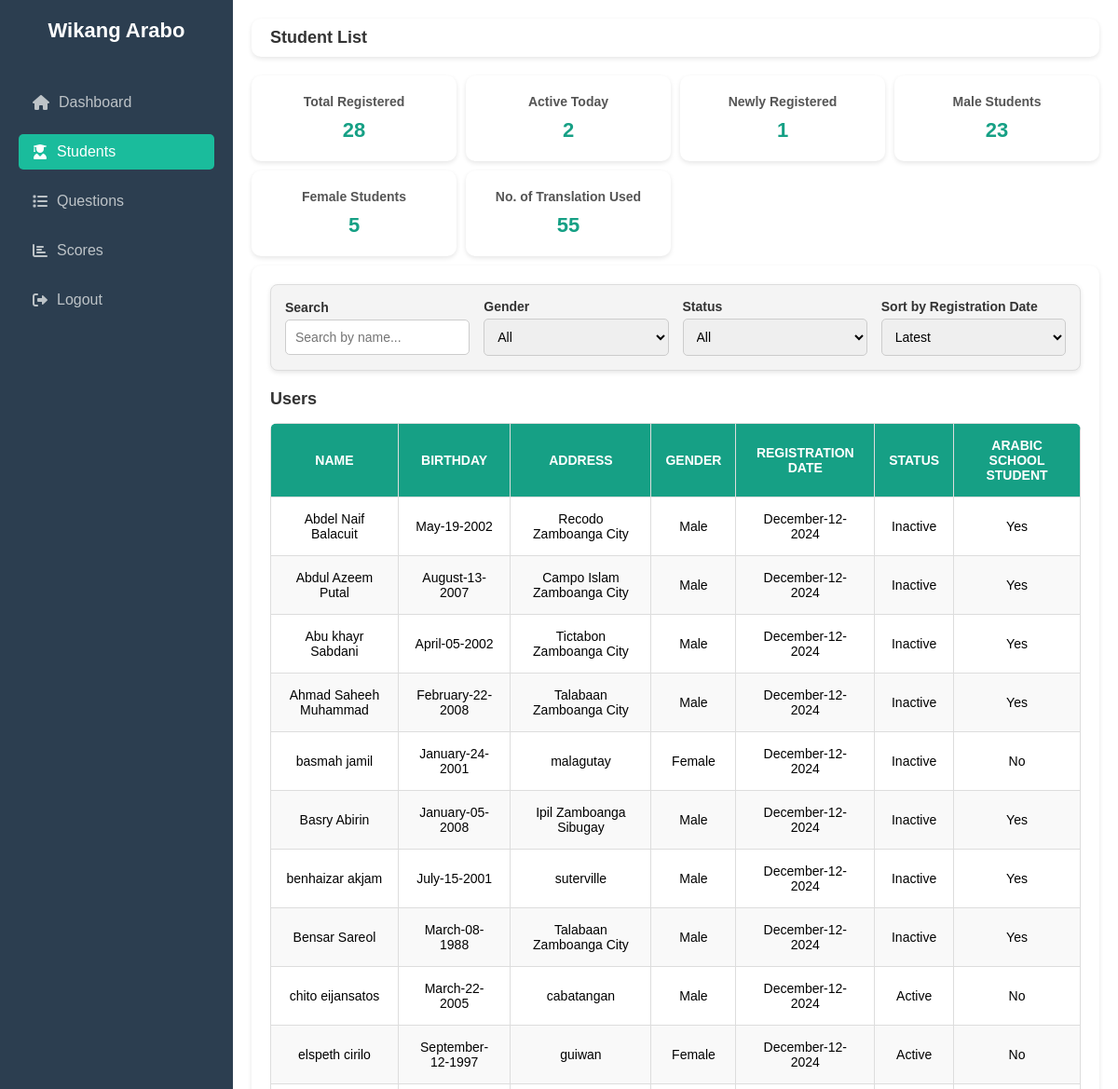
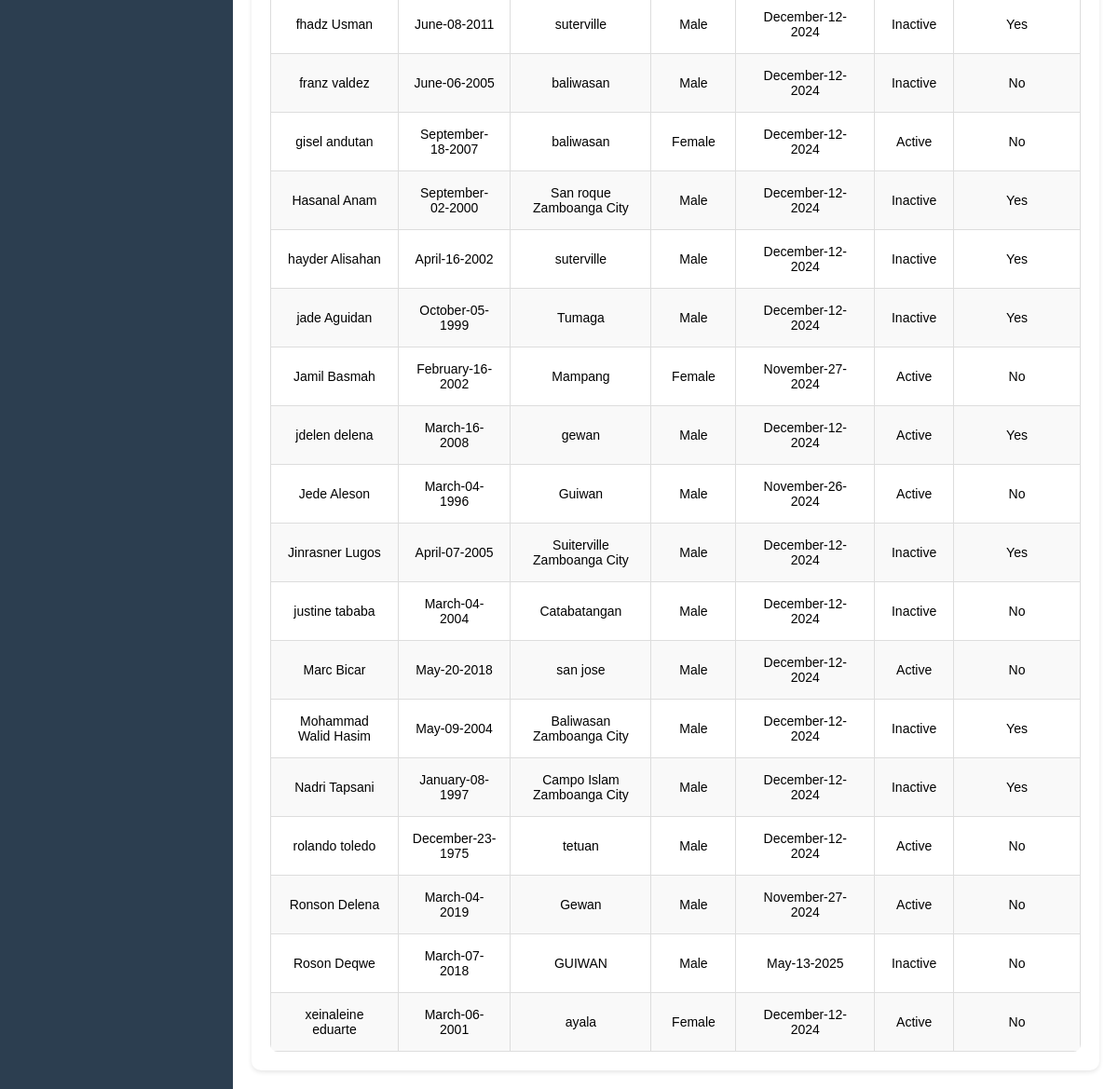
Screenshot of /adminstudent (signed in) with the database file from the repository (2 pictures, top to bottom).
### tagarab_translate/models.py (models this page shows, shortened)
class UserProfile(models.Model):
    user = models.OneToOneField(User, on_delete=models.CASCADE)
    first_name = models.CharField(max_length=255, null=True, blank=True)
    middle_name = models.CharField(max_length=255, blank=True, null=True)
    last_name = models.CharField(max_length=255, null=True, blank=True)
    home_address = models.CharField(max_length=255, null=True, blank=True)
    birth_day = models.IntegerField(blank=True, null=True)
    birth_month = models.IntegerField(blank=True, null=True)
    birth_year = models.IntegerField(blank=True, null=True)
    gender = models.CharField(max_length=10, choices=[('male', 'Male'), ('female', 'Female'), ('other', 'Other')], null=True, blank=True)
    is_student = models.BooleanField(default=False, null=True, blank=True)
    has_logged_in = models.BooleanField(default=False, null=True, blank=True)

### tagarab_translate/views.py (the view)
# urls.py: path('adminstudent', views.admin_student, name= 'adminstudent'),
@admin_required
def admin_student(request):
    start_of_today = timezone.now().replace(hour=0, minute=0, second=0, microsecond=0)
    recent_users = UserProfile.objects.filter(user__is_superuser=False).order_by("-user__date_joined")
    total_registered = UserProfile.objects.filter(user__is_superuser=False).count()
    active_today = UserProfile.objects.filter(
        user__last_login__gte=start_of_today,
        user__is_superuser=False
    ).count()
    newly_registered = UserProfile.objects.filter(
        user__date_joined__gte=timezone.now() - timedelta(hours=24),
        user__is_superuser=False
    ).count()
    male_students = UserProfile.objects.filter(gender="male", user__is_superuser=False).count()
    female_students = UserProfile.objects.filter(gender="female", user__is_superuser=False).count()
    total_translations = TranslationHistory.objects.count()
    for user in recent_users:
        try:
            if user.birth_year is None or user.birth_month is None or user.birth_day is None:
                user.formatted_birthday = "Invalid Date"
            else:
                birthday = date(user.birth_year, user.birth_month, user.birth_day)
                user.formatted_birthday = birthday.strftime("%B-%d-%Y")
        except (AttributeError, ValueError):
            user.formatted_birthday = "Invalid Date"
    context = {
        "total_registered": total_registered,
        "active_today": active_today,
        "newly_registered": newly_registered,
        "male_students": male_students,
        "female_students": female_students,
        "total_translations": total_translations,
        "recent_users": recent_users,
    }
    return render(request, 'admin/admin_student.html', context)

### templates/admin/admin_student.html (shortened to what this page needs)
{% load static %}
<!DOCTYPE html>
<html lang="en">
<head>
  <link rel="stylesheet" href="https://cdnjs.cloudflare.com/ajax/libs/font-awesome/6.0.0-beta3/css/all.min.css">
  <link rel="stylesheet" href="{% static 'css/admin/admin_student.css' %}">
  <link rel="stylesheet" href="https://cdnjs.cloudflare.com/ajax/libs/vanilla-datatables/1.8.3/vanilla-dataTables.min.css">
</head>
<body>
  <aside class="sidebar">
    <div class="brand">Wikang Arabo</div>
    <ul>
      <li><a href="{% url 'admindashboard' %}"><i class="fas fa-home"></i> Dashboard</a></li>
      <li><a href="{% url 'adminstudent' %}" class="active"><i class="fas fa-user-graduate"></i> Students</a></li>
      <li><a href="{% url 'add_questions' %}" ><i class="fas fa-list"></i> Questions</a> </li>
      <li><a href="{% url 'adminscore' %}"><i class="fas fa-chart-bar"></i> Scores</a></li>
      <li><a href="{% url 'admin_logout' %}"><i class="fas fa-sign-out-alt"></i> Logout</a></li>
    </ul>
  </aside>
  <div class="main-content">
    <div class="header">
      <div class="title">Student List</div>
    </div>
    <div class="cards">
      <div class="card">
        <h3>Total Registered</h3>
        <p>{{ total_registered }}</p>
      </div>
      <div class="card">
        <h3>Active Today</h3>
        <p>{{ active_today }}</p>
      </div>
      <div class="card">
        <h3>Newly Registered</h3>
        <p>{{ newly_registered }}</p>
      </div>
      <div class="card">
        <h3>Male Students</h3>
        <p>{{ male_students }}</p>
      </div>
      <div class="card">
        <h3>Female Students</h3>
        <p>{{ female_students }}</p>
      </div>
      <div class="card">
        <h3>No. of Translation Used</h3>
        <p>{{ total_translations }}</p>
      </div>
    </div>
    <div class="table-container">
      <div class="filter-container">
        <div class="filter-group">
          <label for="searchInput">Search</label>
          <input type="text" id="searchInput" placeholder="Search by name..." onkeyup="filterTable()">
        </div>
        <div class="filter-group">
          <label for="genderFilter">Gender</label>
          <select id="genderFilter" onchange="filterTable()">
            <option value="">All</option>
          </select>
        </div>
        <div class="filter-group">
          <label for="statusFilter">Status</label>
          <select id="statusFilter" onchange="filterTable()">
            <option value="">All</option>
          </select>
        </div>
        <div class="filter-group">
          <label for="dateFilter">Sort by Registration Date</label>
          <select id="dateFilter" onchange="sortTable()">
            <option value="latest">Latest</option>
          </select>
        </div>
      </div>
      <h2>Users</h2>
      <table class="data-table" id="userTable">
        <thead>
          <tr>
            <th>Name</th>
            <th>Birthday</th>
            <th>Address</th>
            <th>Gender</th>
            <th>Registration Date</th>
            <th>Status</th>
            <th> Arabic School Student</th>
          </tr>
        </thead>
        <tbody>
          {% for user in recent_users %}
          <tr>
            <td>{{ user.first_name }} {{ user.last_name }}</td>
            <td>{{ user.formatted_birthday }}</td>
            <td>{{ user.home_address }}</td>
            <td>{{ user.gender|title }}</td>
            <td>{{ user.user.date_joined|date:"F-d-Y" }}</td>
            <td>{% if user.has_logged_in %}Active{% else %}Inactive{% endif %}</td>
            <td>{{ user.is_student|yesno:"Yes,No" }}</td>
          </tr>
          {% endfor %}
        </tbody>
      </table>
    </div>
  </div>
</body>
</html>

### tagarab_translate/static/css/admin/admin_student.css (style rules this page uses)
* { margin: 0; padding: 0; box-sizing: border-box; }
body { font-family: 'Arial', sans-serif; display: flex; flex-direction: column; height: 100vh; overflow: hidden; }
.sidebar { width: 250px; background-color: #2c3e50; color: #fff; height: 100vh; display: flex; flex-direction: column; padding: 20px; position: fixed; }
.sidebar .brand { font-size: 22px; font-weight: bold; text-align: center; margin-bottom: 30px; }
.sidebar ul { list-style: none; padding: 0; flex: 1; }
.sidebar ul li { margin: 15px 0; }
.sidebar ul li a { text-decoration: none; color: #bdc3c7; display: flex; align-items: center; gap: 10px; padding: 10px 15px; border-radius: 5px; transition: background-color 0.3s; }
.sidebar ul li a.active { background-color: #1abc9c; color: #fff; }
.main-content { flex: 1; margin-left: 250px; display: flex; flex-direction: column; padding: 20px; overflow-y: auto; scrollbar-width: thin; scrollbar-color: #ccc #f9f9f9; }
.header { display: flex; justify-content: space-between; align-items: center; background-color: #fff; padding: 10px 20px; border-radius: 10px; box-shadow: 0 2px 5px rgba(0, 0, 0, 0.1); margin-bottom: 20px; }
.header .title { font-size: 18px; font-weight: bold; color: #333; }
.cards { display: grid; grid-template-columns: repeat(auto-fit, minmax(200px, 1fr)); gap: 10px; }
.card { background: #fff; padding: 20px; border-radius: 10px; box-shadow: 0 2px 5px rgba(0, 0, 0, 0.1); text-align: center; }
.card h3 { font-size: 14px; color: #555; margin-bottom: 10px; }
.card p { font-size: 22px; font-weight: bold; color: #16a085; }
.filter-container { display: flex; flex-wrap: wrap; justify-content: flex-start; align-items: center; gap: 15px; margin-bottom: 20px; padding: 15px; background-color: #f4f4f4; border: 1px solid #ddd; border-radius: 8px; box-shadow: 0 2px 5px rgba(0, 0, 0, 0.1); }
.filter-group { display: flex; flex-direction: column; min-width: 150px; flex: 1; }
.filter-group label { font-weight: bold; font-size: 14px; margin-bottom: 5px; color: #333; }
.filter-group input[type="text"], .filter-group select { padding: 10px; font-size: 14px; border: 1px solid #ccc; border-radius: 5px; width: 100%; }
.filter-group select { cursor: pointer; }
.table-container { margin-top: 10px; padding: 20px; background: #fff; border-radius: 10px; box-shadow: 0 2px 5px rgba(0, 0, 0, 0.1); }
.table-container h2 { font-size: 18px; margin-bottom: 15px; color: #333; }
.data-table { width: 100%; border-collapse: collapse; background: #fff; border-radius: 8px; overflow: hidden; text-align: center; }
.data-table th, .data-table td { padding: 15px; border: 1px solid #ddd; font-size: 14px; }
.data-table th { background-color: #16a085; color: #fff; text-transform: uppercase; }
.data-table tbody tr:nth-child(even) { background-color: #f9f9f9; }
.data-table tbody td { vertical-align: middle; }

### rows the page displays
UserProfile: first_name "Roson", last_name "Deqwe", formatted_birthday "March-07-2018", home_address "GUIWAN", gender "Male", user.date_joined "May-13-2025", has_logged_in "Inactive", is_student "No"
UserProfile: first_name "basmah", last_name "jamil", formatted_birthday "January-24-2001", home_address "malagutay", gender "Female", user.date_joined "December-12-2024", has_logged_in "Inactive", is_student "No"
UserProfile: first_name "Abdel Naif", last_name "Balacuit", formatted_birthday "May-19-2002", home_address "Recodo Zamboanga City", gender "Male", user.date_joined "December-12-2024", has_logged_in "Inactive", is_student "Yes"
UserProfile: first_name "jade", last_name "Aguidan", formatted_birthday "October-05-1999", home_address "Tumaga", gender "Male", user.date_joined "December-12-2024", has_logged_in "Inactive", is_student "Yes"
UserProfile: first_name "Basry", last_name "Abirin", formatted_birthday "January-05-2008", home_address "Ipil Zamboanga Sibugay", gender "Male", user.date_joined "December-12-2024", has_logged_in "Inactive", is_student "Yes"
UserProfile: first_name "Hasanal", last_name "Anam", formatted_birthday "September-02-2000", home_address "San roque Zamboanga City", gender "Male", user.date_joined "December-12-2024", has_logged_in "Inactive", is_student "Yes"
UserProfile: first_name "Ahmad Saheeh", last_name "Muhammad", formatted_birthday "February-22-2008", home_address "Talabaan Zamboanga City", gender "Male", user.date_joined "December-12-2024", has_logged_in "Inactive", is_student "Yes"
UserProfile: first_name "Abdul Azeem", last_name "Putal", formatted_birthday "August-13-2007", home_address "Campo Islam Zamboanga City", gender "Male", user.date_joined "December-12-2024", has_logged_in "Inactive", is_student "Yes"
UserProfile: first_name "Nadri", last_name "Tapsani", formatted_birthday "January-08-1997", home_address "Campo Islam Zamboanga City", gender "Male", user.date_joined "December-12-2024", has_logged_in "Inactive", is_student "Yes"
UserProfile: first_name "Mohammad Walid", last_name "Hasim", formatted_birthday "May-09-2004", home_address "Baliwasan Zamboanga City", gender "Male", user.date_joined "December-12-2024", has_logged_in "Inactive", is_student "Yes"
UserProfile: first_name "Bensar", last_name "Sareol", formatted_birthday "March-08-1988", home_address "Talabaan Zamboanga City", gender "Male", user.date_joined "December-12-2024", has_logged_in "Inactive", is_student "Yes"
UserProfile: first_name "Jinrasner", last_name "Lugos", formatted_birthday "April-07-2005", home_address "Suiterville Zamboanga City", gender "Male", user.date_joined "December-12-2024", has_logged_in "Inactive", is_student "Yes"
UserProfile: first_name "Abu khayr", last_name "Sabdani", formatted_birthday "April-05-2002", home_address "Tictabon Zamboanga City", gender "Male", user.date_joined "December-12-2024", has_logged_in "Inactive", is_student "Yes"
UserProfile: first_name "jdelen", last_name "delena", formatted_birthday "March-16-2008", home_address "gewan", gender "Male", user.date_joined "December-12-2024", has_logged_in "Active", is_student "Yes"
UserProfile: first_name "fhadz", last_name "Usman", formatted_birthday "June-08-2011", home_address "suterville", gender "Male", user.date_joined "December-12-2024", has_logged_in "Inactive", is_student "Yes"
UserProfile: first_name "hayder", last_name "Alisahan", formatted_birthday "April-16-2002", home_address "suterville", gender "Male", user.date_joined "December-12-2024", has_logged_in "Inactive", is_student "Yes"
UserProfile: first_name "benhaizar", last_name "akjam", formatted_birthday "July-15-2001", home_address "suterville", gender "Male", user.date_joined "December-12-2024", has_logged_in "Inactive", is_student "Yes"
UserProfile: first_name "Marc", last_name "Bicar", formatted_birthday "May-20-2018", home_address "san jose", gender "Male", user.date_joined "December-12-2024", has_logged_in "Active", is_student "No"
UserProfile: first_name "franz", last_name "valdez", formatted_birthday "June-06-2005", home_address "baliwasan", gender "Male", user.date_joined "December-12-2024", has_logged_in "Inactive", is_student "No"
UserProfile: first_name "justine", last_name "tababa", formatted_birthday "March-04-2004", home_address "Catabatangan", gender "Male", user.date_joined "December-12-2024", has_logged_in "Inactive", is_student "No"
UserProfile: first_name "chito", last_name "eijansatos", formatted_birthday "March-22-2005", home_address "cabatangan", gender "Male", user.date_joined "December-12-2024", has_logged_in "Active", is_student "No"
UserProfile: first_name "xeinaleine", last_name "eduarte", formatted_birthday "March-06-2001", home_address "ayala", gender "Female", user.date_joined "December-12-2024", has_logged_in "Active", is_student "No"
UserProfile: first_name "gisel", last_name "andutan", formatted_birthday "September-18-2007", home_address "baliwasan", gender "Female", user.date_joined "December-12-2024", has_logged_in "Active", is_student "No"
UserProfile: first_name "elspeth", last_name "cirilo", formatted_birthday "September-12-1997", home_address "guiwan", gender "Female", user.date_joined "December-12-2024", has_logged_in "Active", is_student "No"
UserProfile: first_name "rolando", last_name "toledo", formatted_birthday "December-23-1975", home_address "tetuan", gender "Male", user.date_joined "December-12-2024", has_logged_in "Active", is_student "No"
UserProfile: first_name "Jamil", last_name "Basmah", formatted_birthday "February-16-2002", home_address "Mampang", gender "Female", user.date_joined "November-27-2024", has_logged_in "Active", is_student "No"
UserProfile: first_name "Ronson", last_name "Delena", formatted_birthday "March-04-2019", home_address "Gewan", gender "Male", user.date_joined "November-27-2024", has_logged_in "Active", is_student "No"
UserProfile: first_name "Jede", last_name "Aleson", formatted_birthday "March-04-1996", home_address "Guiwan", gender "Male", user.date_joined "November-26-2024", has_logged_in "Active", is_student "No"

### other values shown
{{ total_registered }} "28"
{{ active_today }} "2"
{{ newly_registered }} "1"
{{ male_students }} "23"
{{ female_students }} "5"
{{ total_translations }} "55"
